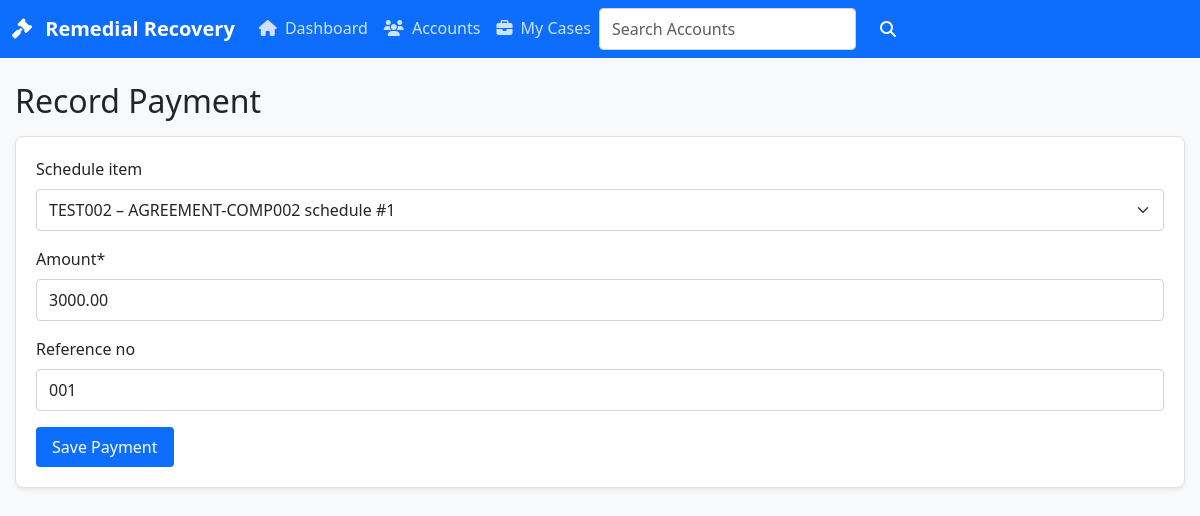
The page /remedial/payments/1/edit/ on the database its author committed.
### apps/remedial/models.py (models this page shows, shortened)
class CompromisePayment(TenantAwareModel, TimeStampedModel):
    compromise_agreement = models.ForeignKey(
        CompromiseAgreement,
        on_delete=models.CASCADE,
        related_name="payments",
    )
    schedule_item = models.ForeignKey(
        CompromiseScheduleItem,
        on_delete=models.SET_NULL,
        null=True,
        blank=True,
        related_name="payments",
    )
    payment_date = models.DateField(default=timezone.now)
    amount = models.DecimalField(max_digits=14, decimal_places=2)
    reference_no = models.CharField(max_length=128, blank=True)
    received_by = models.ForeignKey(
        settings.AUTH_USER_MODEL,
        on_delete=models.PROTECT,
        related_name="compromise_payments",
    )

### apps/remedial/views.py (the view, shortened to what this page needs)
# urls.py: path("payments/<int:pk>/edit/", views.CompromisePaymentUpdateView.as_view(), name="compromisepayment-update"),
class CompromisePaymentUpdateView(UpdateView):
    model = models.CompromisePayment
    form_class = forms.CompromisePaymentForm
    template_name = 'remedial/compromisepayment_form.html'
    success_url = reverse_lazy('remedial:compromisepayment-list')
    def get_queryset(self):
        return models.CompromisePayment.objects.filter(tenant=self.request.tenant)
    def get_context_data(self, **kwargs):
        context = super().get_context_data(**kwargs)
        context['title'] = f'Update Payment - {self.object.reference_no or f"Payment {self.object.pk}"}'
        context['active_page'] = 'payments'
        return context

### apps/remedial/forms.py (shortened to what this page needs)
class CompromisePaymentForm(forms.ModelForm):
    class Meta:
        model = models.CompromisePayment
        fields = ["schedule_item", "amount", "reference_no"]
        widgets = {
            "amount": forms.NumberInput(attrs={"step": "0.01"}),
        }
    def __init__(self, *args, **kwargs):
        self.compromise_agreement = kwargs.pop("compromise_agreement", None)
        super().__init__(*args, **kwargs)
        if self.compromise_agreement:
            self.fields["schedule_item"].queryset = (
                models.CompromiseScheduleItem.objects.filter(
                    compromise_agreement=self.compromise_agreement
                ).exclude(status=models.ScheduleStatus.PAID)
            )
        self.helper = FormHelper()
        self.helper.form_tag = True
        self.helper.form_method = "post"
        self.helper.layout = Layout(
            Div(
                Field("schedule_item"),
                Div(
                    PrependedText("amount", "₱"),
                    css_class="col-md-6"
                ),
                Field("reference_no"),
                Submit("submit", "Record Payment"),
            )
        )

### apps/remedial/models.py (called while the page is built)
    def __str__(self):
        return f"{self.remedial_account.loan_account_no} – {self.agreement_no}"

    def __str__(self):
        return f"{self.compromise_agreement} schedule #{self.seq_no}"

### templates/remedial/compromisepayment_form.html (shortened to what this page needs)
{% extends "base.html" %}
{% load crispy_forms_tags %}
{% block content %}
{% include "components/page_header.html" with title="Record Payment" %}
<div class="card shadow-sm">
  <div class="card-body">
    <form method="post">
      {{ form|crispy }}
      <button type="submit" class="btn btn-primary">Save Payment</button>
    </form>
  </div>
</div>
{% endblock %}

### templates/base.html (style rules this page uses)
.btn { padding: 8px 16px; border-radius: 4px; border: none; cursor: pointer; font-weight: 500; }
.btn-primary { background-color: #0d6efd; color: white; }
.card { border: 1px solid #dee2e6; border-radius: 8px; margin-bottom: 20px; }
.card-body { padding: 20px; }
.form-control { width: 100%; padding: 8px 12px; border: 1px solid #ced4da; border-radius: 4px; }
.form-select { width: 100%; padding: 8px 12px; border: 1px solid #ced4da; border-radius: 4px; }

### rows shown on the page
CompromisePayment: schedule_item "TEST002 – AGREEMENT-COMP002 schedule #1", amount "3000.00", reference_no "001"

### other values the page prints
{{ title }} "Record Payment"
